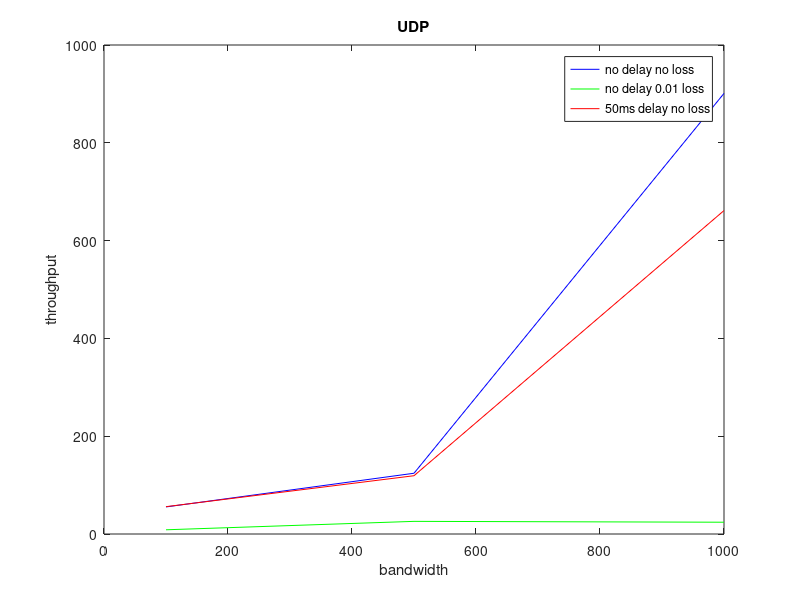

Source code (MATLAB):
x= [100,500,1000]
y1=[11700.3,58496.4,114881.9]
y2=[9751.6,16457.4,16561.3]
y3=[9726.2,7766.1,20370.0]
z1=[55.3685,124.242,901.044]
z2=[8.62283,25.8559,24.1]
z3=[55.8998,119.188,661.447]
%   The numbers in y1,y2,y3,z1,z2 and z3 are the date we get from the geni
% part. We conducted each transmission 5 times and each number here is the
% average value.
plot(x,y1,'b',x,y2,'g',x,y3,'r')
xlabel('bandwidth')
ylabel('throughput')
title('TCP')
legend('no delay no loss','no delay 0.01 loss','50ms delay no loss')
plot(x,z1,'b',x,z2,'g',x,z3,'r')
xlabel('bandwidth')
ylabel('throughput')
title('UDP')
legend('no delay no loss','no delay 0.01 loss','50ms delay no loss')